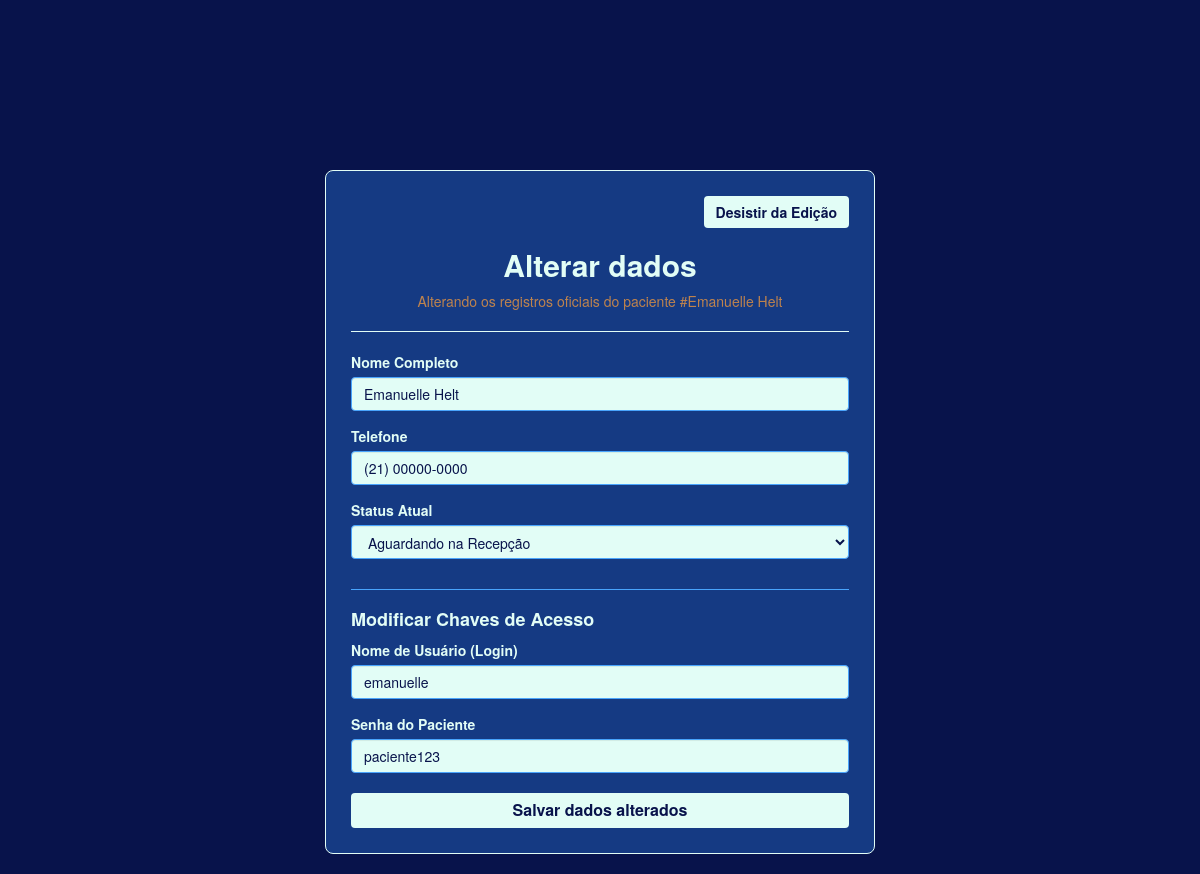
Page /editar_paciente/1 on the committed database.
### tables this page shows
CREATE TABLE pacientes_secretaria (
                        id INTEGER PRIMARY KEY AUTOINCREMENT,
                        nome TEXT NOT NULL,
                        telefone TEXT NOT NULL,
                        status TEXT NOT NULL,
                        usuario_login TEXT UNIQUE);

CREATE TABLE usuarios (
                        id INTEGER PRIMARY KEY AUTOINCREMENT,
                        usuario TEXT UNIQUE NOT NULL,
                        senha TEXT NOT NULL,
                        papel TEXT NOT NULL);

### app.py (the view, shortened to what this page needs)
@app.route('/editar_paciente/<int:id_paciente>', methods=['GET', 'POST'])
def editar_paciente(id_paciente):
    conn = conectar_banco()
    paciente_current = conn.execute('SELECT * FROM pacientes_secretaria WHERE id = ?', (id_paciente,)).fetchone()
    login_antigo = paciente_current['usuario_login']
    usuario_db = conn.execute('SELECT senha FROM usuarios WHERE usuario = ?', (login_antigo,)).fetchone()
    senha_atual = usuario_db['senha'] if usuario_db else ''
    conn.close()
    return render_template('editar_paciente.html', paciente=paciente_current, senha_atual=senha_atual)

### app.py (called while the page is built)
def conectar_banco():
    conn = sqlite3.connect(ARQUIVO_BANCO)
    conn.row_factory = sqlite3.Row
    return conn

### templates/editar_paciente.html (shortened to what this page needs)
<!DOCTYPE html>
<html lang="pt-BR">
<head>
    <link rel="stylesheet" href="https://stackpath.bootstrapcdn.com/bootstrap/3.4.1/css/bootstrap.min.css">
    <link rel="stylesheet" href="{{ url_for('static', filename='css/style.css') }}">
</head>
<body>
    <div class="container dashboard-container">
        <div class="row">
            <div class="col-md-6 col-md-offset-3">
                <div class="main-panel">
                    <div class="text-right mb-3" style="margin-bottom: 20px;">
                        <a href="{{ url_for('secretaria_recepcao') }}" class="btn btn-ouro">Desistir da Edição</a>
                    </div>
                    <h2 class="text-ouro text-center" style="margin-top: 0;">Alterar dados</h2>
                    <p class="text-center text-muted">Alterando os registros oficiais do paciente #{{ paciente.nome }}</p>
                    <hr style="border-color: #e2fdf6;">
                    <form action="{{ url_for('editar_paciente', id_paciente=paciente.id) }}" method="POST">
                        <div class="form-group">
                            <label for="nome" style="color: #e2fdf6;">Nome Completo</label>
                            <input type="text" class="form-control" id="nome" name="nome" value="{{ paciente.nome }}" required>
                        </div>
                        <div class="form-group">
                            <label for="telefone" style="color: #e2fdf6;">Telefone</label>
                            <input type="text" class="form-control" id="telefone" name="telefone" value="{{ paciente.telefone }}" required>
                        </div>
                        <div class="form-group">
                            <label for="status" style="color: #e2fdf6;">Status Atual</label>
                            <select class="form-control" id="status" name="status">
                                <option value="Aguardando" {% if paciente.status == 'Aguardando' %}selected{% endif %}>Aguardando na Recepção</option>
                            </select>
                        </div>
                        <hr style="border-color: #49a4fc; margin-top: 30px;">
                        <h4 class="text-ouro">Modificar Chaves de Acesso</h4>
                        <div class="form-group">
                            <label for="usuario_login" style="color: #e2fdf6;">Nome de Usuário (Login)</label>
                            <input type="text" class="form-control" id="usuario_login" name="usuario_login" value="{{ paciente.usuario_login }}" required>
                        </div>
                        <div class="form-group">
                            <label for="senha_login" style="color: #e2fdf6;">Senha do Paciente</label>
                            <input type="text" class="form-control" id="senha_login" name="senha_login" value="{{ senha_atual }}" required>
                        </div>
                        <button type="submit" class="btn btn-ouro btn-block" style="margin-top: 20px; font-size: 16px;">Salvar dados alterados</button>
                    </form>
                </div>
            </div>
        </div>
    </div>
</body>
</html>

### static/css/style.css (style rules this page uses)
body { padding-top: 100px; background-color: #08134b; color: #e2fdf6; }
h2 { color: #e2fdf6; font-weight: bold; }
.text-muted { color: #be834e !important; }
label { color: #e2fdf6; }
.form-control { background-color: #e2fdf6; color: #08134b; border: 1px solid #49a4fc; }
.dashboard-container { margin-top: 50px; padding: 20px; }
.main-panel { background-color: #153a83; border-radius: 8px; padding: 25px; border: 1px solid #e2fdf6; }
.text-ouro { color: #e2fdf6 !important; font-weight: bold; }
.btn-ouro { background-color: #e2fdf6; color: #08134b; font-weight: bold; border: none; }

### rows in the picture
pacientes_secretaria: nome "Emanuelle Helt", telefone "(21) 00000-0000", usuario_login "emanuelle"
usuarios: senha_login "paciente123"
